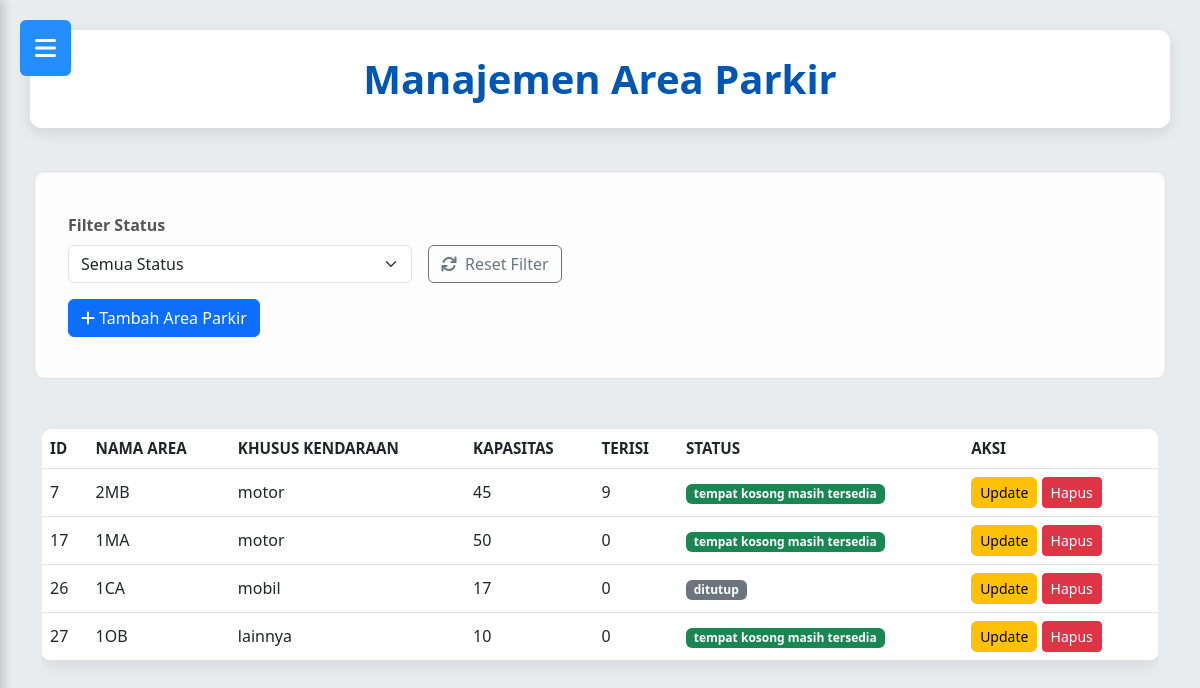
/area_parkir.php (signed in), run on an earlier commit of the app's database.
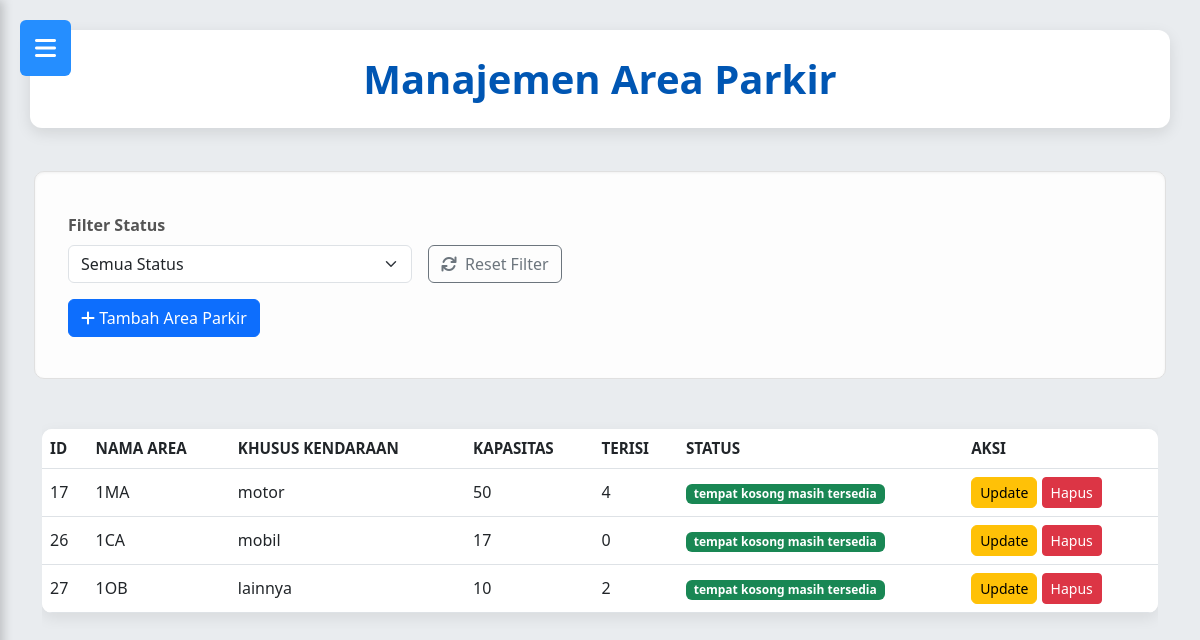
And on a later commit of the database.
### tables this page shows
CREATE TABLE `tb_area_parkir` (
  `id_area` int(11) NOT NULL,
  `nama_area` varchar(50) NOT NULL,
  `tipe_kendaraan` enum('motor','mobil','lainnya') NOT NULL,
  `kapasitas` int(5) NOT NULL,
  `terisi` int(5) NOT NULL,
  `status_area_parkir` enum('penuh','tempat kosong masih tersedia','ditutup') NOT NULL
);

### area_parkir.php (the view, shortened to what this page needs)
<?php
include 'koneksi_parkir.php';
    $where = '';
    $area = $conn->query("
    SELECT *,
    CASE
    WHEN terisi >= kapasitas THEN 'penuh'
    WHEN status_area_parkir = 'ditutup' THEN 'ditutup'
    ELSE 'tempat kosong masih tersedia'
    END AS status_final
    FROM tb_area_parkir
    $where
    ");
?>
<!DOCTYPE html>
<html lang="id">
    <head>
        <link rel="stylesheet" href="desain_parkir.css">
        <link href="https://cdn.jsdelivr.net/npm/bootstrap@5.3.0/dist/css/bootstrap.min.css" rel="stylesheet">
        <link href="https://cdnjs.cloudflare.com/ajax/libs/font-awesome/6.4.2/css/all.min.css" rel="stylesheet">
        <link href="https://cdnjs.cloudflare.com/ajax/libs/font-awesome/6.4.0/css/all.min.css" rel="stylesheet">
        <link rel="stylesheet" href="https://cdnjs.cloudflare.com/ajax/libs/font-awesome/6.0.0-beta3/css/all.min.css">
        <link href="https://cdn.jsdelivr.net/npm/bootstrap@5.3.0/dist/css/bootstrap.min.css" rel="stylesheet">
        <link rel="stylesheet" href="https://cdnjs.cloudflare.com/ajax/libs/font-awesome/6.0.0-beta3/css/all.min.css">
    </head>
    <body>
        <div class="wrapper">
        <?php include 'sidebar_parkiran.php'; ?>
        <main class="main-content">
     <header class="main-header"><h2>Manajemen Area Parkir</h2></header>
        <div class="row">
                <div class="p-4">
         <div class="card-body">
            <form method="GET" class="row g-3">
                <div class="col-md-4">
                    <label class="form-label">Filter Status</label>
                    <select name="status" class="form-select" onchange="this.form.submit()">
                        <option value="">Semua Status</option>
                    </select>
                </div>
                <div class="col-md-4 d-flex align-items-end">
                    <a href="area_parkir.php" class="btn btn-outline-secondary"><i class="fas fa-refresh me-2"></i>Reset Filter</a>
                </div>
            <div class="d-flex justify-content-between align-items-center mb-3">
                <button type="button" class="btn btn-primary" data-bs-toggle="modal" data-bs-target="#modalTambah"><i class="fas fa-plus"></i> Tambah Area Parkir</button>
            </div>
        </form>
    </div>
        <div class="card-body">
            <div class="table-responsive">
                <table class="table table-hover align-middle">
                    <thead>
                        <tr>
                            <th>ID</th>
                            <th>Nama Area</th>
                            <th>Khusus Kendaraan</th>
                            <th>Kapasitas</th>
                            <th>Terisi</th>
                            <th>Status</th>
                            <th>Aksi</th>
                        </tr>
                    </thead>
                    <tbody>
                    <?php
                    $area->data_seek(0);
                    while ($row = $area->fetch_assoc()):
                        $status_badge =
                        $row['status_final'] == 'penuh' ? 'danger' :
                        ($row['status_final'] == 'ditutup' ? 'secondary' : 'success');
                    ?>
                    <tr>
                        <td><?= $row['id_area'] ?></td>
                        <td><?= $row['nama_area'] ?></td>
                        <td><?= $row['tipe_kendaraan'] ?></td>
                        <td><?= $row['kapasitas'] ?></td>
                        <td><?= $row['terisi'] ?></td>
                        <td><span class="badge bg-<?= $status_badge ?>"><?= $row['status_final'] ?></span></td>
                        <td><button class="btn btn-sm btn-warning"data-bs-toggle="modal"data-bs-target="#edit<?= $row['id_area'] ?>">Update</button>
                        <a href="area_parkir.php?hapus=<?= $row['id_area'] ?>"class="btn btn-sm btn-danger"onclick="return confirm('Yakin hapus area ini?')">Hapus</a>
                        </td>
                    </tr>
        </div>
    </div>
</div>
            <?php endwhile; ?>
</body>
</html>

What changed in the data, as far as the page shows it:
removed tb_area_parkir: id_area "7", nama_area "2MB", tipe_kendaraan "motor", kapasitas "45", terisi "9", status_final "tempat kosong masih tersedia"
changed tb_area_parkir "1MA": terisi "0" → "4"
changed tb_area_parkir "1CA": status_final "ditutup" → "tempat kosong masih tersedia"
changed tb_area_parkir "1OB": terisi "0" → "2"
